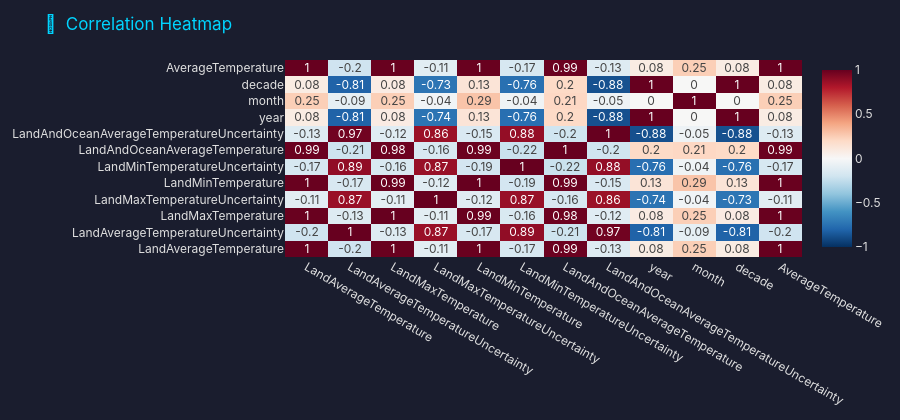

Notebook code cell kept with this figure:
### Code cell
# Plotly heatmap
plot_correlation_heatmap(corr).show()

### Figure 1 — Plotly figure (JSON) as saved in the notebook; plotly's stock layout.template omitted (floating-point values rounded to 4 significant figures; data arrays with more than 128 entries replaced by an {"elided": "..."} marker saying what was removed)
{"data": [{"colorscale": [[0, "rgb(5,48,97)"], [0.1, "rgb(33,102,172)"], [0.2, "rgb(67,147,195)"], [0.3, "rgb(146,197,222)"], [0.4, "rgb(209,229,240)"], [0.5, "rgb(247,247,247)"], [0.6, "rgb(253,219,199)"], [0.7, "rgb(244,165,130)"], [0.8, "rgb(214,96,77)"], [0.9, "rgb(178,24,43)"], [1, "rgb(103,0,31)"]], "showscale": true, "text": {"elided": "12x12 float values"}, "texttemplate": "%{text}", "type": "heatmap", "x": ["LandAverageTemperature", "LandAverageTemperatureUncertainty", "LandMaxTemperature", "LandMaxTemperatureUncertainty", "LandMinTemperature", "LandMinTemperatureUncertainty", "LandAndOceanAverageTemperature", "LandAndOceanAverageTemperatureUncertainty", "year", "month", "decade", "AverageTemperature"], "y": ["LandAverageTemperature", "LandAverageTemperatureUncertainty", "LandMaxTemperature", "LandMaxTemperatureUncertainty", "LandMinTemperature", "LandMinTemperatureUncertainty", "LandAndOceanAverageTemperature", "LandAndOceanAverageTemperatureUncertainty", "year", "month", "decade", "AverageTemperature"], "z": {"elided": "12x12 float values"}, "zmid": 0}], "layout": {"font": {"color": "#E0E0E0", "family": "Inter, Roboto, sans-serif"}, "height": 420, "margin": {"b": 50, "l": 50, "r": 30, "t": 60}, "paper_bgcolor": "#1A1D2E", "plot_bgcolor": "#0E1117", "title": {"font": {"color": "#00D4FF", "size": 17}, "text": "🔗  Correlation Heatmap"}}}
